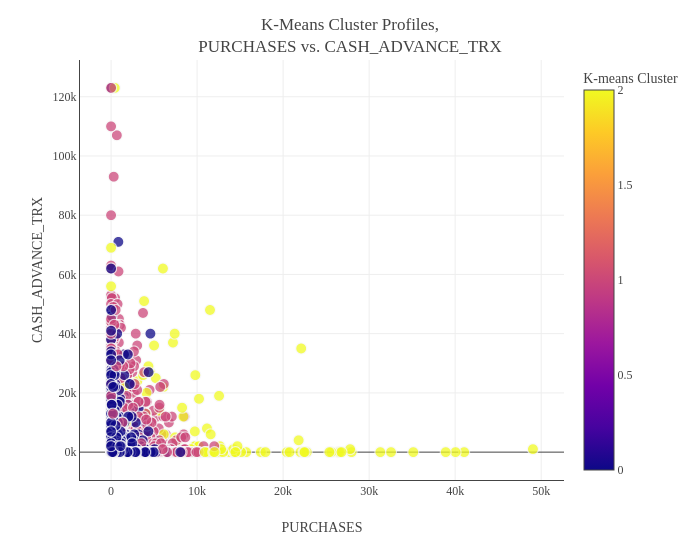

The notebook cell this image was saved under:
### Code cell
# Plot of clusters
fig = px.scatter(df_kmean, x="PURCHASES", y="CASH_ADVANCE_TRX", color="K-means Cluster", 
                 color_discrete_sequence=px.colors.qualitative.Prism)
fig.update_traces(marker=dict(size=11, opacity=0.75, line=dict(width=1, color='#F7F7F7')))
fig.update_layout(template=temp, title="K-Means Cluster Profiles,<br>PURCHASES vs. CASH_ADVANCE_TRX", 
                  width=700, legend_title='K-means Cluster',
                  xaxis=dict(title='PURCHASES', showline=True, zeroline=False), 
                  yaxis=dict(title='CASH_ADVANCE_TRX', ticksuffix='k', showline=True))
fig.show()

### Figure 1 — Plotly figure (JSON) as saved in the notebook; plotly's stock layout.template omitted (floating-point values rounded to 4 significant figures; data arrays with more than 128 entries replaced by an {"elided": "..."} marker saying what was removed)
{"data": [{"hovertemplate": "PURCHASES=%{x}<br>CASH_ADVANCE_TRX=%{y}<br>K-means Cluster=%{marker.color}<extra></extra>", "legendgroup": "", "marker": {"color": {"elided": "8949 int values"}, "coloraxis": "coloraxis", "line": {"color": "#F7F7F7", "width": 1}, "opacity": 0.75, "size": 11, "symbol": "circle"}, "mode": "markers", "name": "", "showlegend": false, "type": "scattergl", "x": {"elided": "8949 float values"}, "xaxis": "x", "y": {"elided": "8949 int values"}, "yaxis": "y"}], "layout": {"coloraxis": {"colorbar": {"title": {"text": "K-means Cluster"}}, "colorscale": [[0, "#0d0887"], [0.1111, "#46039f"], [0.2222, "#7201a8"], [0.3333, "#9c179e"], [0.4444, "#bd3786"], [0.5556, "#d8576b"], [0.6667, "#ed7953"], [0.7778, "#fb9f3a"], [0.8889, "#fdca26"], [1, "#f0f921"]]}, "legend": {"title": {"text": "K-means Cluster"}, "tracegroupgap": 0}, "margin": {"t": 60}, "title": {"text": "K-Means Cluster Profiles,<br>PURCHASES vs. CASH_ADVANCE_TRX"}, "width": 700, "xaxis": {"anchor": "y", "domain": [0, 1], "showline": true, "title": {"text": "PURCHASES"}, "zeroline": false}, "yaxis": {"anchor": "x", "domain": [0, 1], "showline": true, "ticksuffix": "k", "title": {"text": "CASH_ADVANCE_TRX"}}}}
